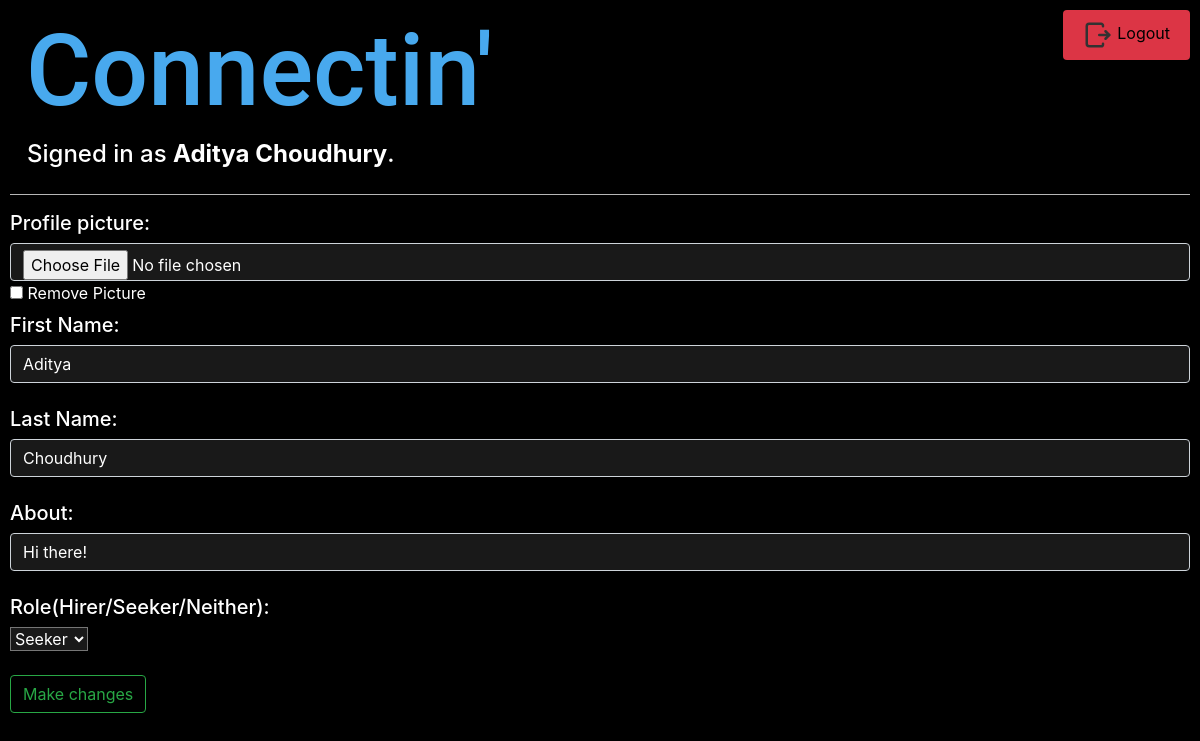
Page /edit (signed in) on the committed database.
### lprofile/models.py (models this page shows, shortened)
class profile1(models.Model):
    profowner=models.ForeignKey(User,on_delete=models.CASCADE,blank=True,null=True,related_name="profowner")
    role=models.CharField(max_length=10,default='Neither')
    profimg=models.ImageField(null=True,blank=True,upload_to="media/profimages")
    cv=models.FileField(null=True,blank=True,upload_to="media/cvfiles")
    about=models.CharField(max_length=300,blank=True)
    follower=models.ManyToManyField(User,related_name="follower",blank=True)
    followers=models.ManyToManyField(User,related_name="followers",blank=True)
    connections=models.ManyToManyField(User,related_name="connections",blank=True)
    requests=models.ManyToManyField(User,related_name="requests",blank=True)

### lprofile/views.py (the view, shortened to what this page needs)
# urls.py: path("edit",views.editprof, name="edit"),
def editprof(request):
    myprof=profile1.objects.get(profowner=request.user)
    if request.method=='GET':
        return render(request,'lprofile/editprof.html',{
            'myprof':myprof
        })

### lprofile/templates/lprofile/editprof.html (shortened to what this page needs)
{% extends "lprofile/layout.html" %}
{% block body %}
    {% if user.is_authenticated %}
        <form action="{% url 'edit' %}" method="POST" enctype="multipart/form-data">
            <h5>Profile picture:</h5>
            <input style="background-color: rgb(25,25,25);color: white;" type="file" class="form-control" name="pic">
            <label>
                <input type="checkbox" name="remove_picture"> Remove Picture
            </label>
            <h5>First Name:</h5>
            <input style="background-color: rgb(25,25,25);color: white;" type="text" class="form-control" name="firstname" value="{{ myprof.profowner.first_name }}"><br>
            <h5>Last Name:</h5>
            <input style="background-color: rgb(25,25,25);color: white;" type="text" class="form-control" name="lastname" value="{{ myprof.profowner.last_name }}"><br>
            <h5>About:</h5>
            <input style="background-color: rgb(25,25,25);color: white;" type="text" class="form-control" name="about" value="{{ myprof.about }}"><br>
            <h5>Role(Hirer/Seeker/Neither):</h5>
            <select style="background-color: rgb(25,25,25);color: white;" id="role" name="role">
                {% if myprof.role == 'Neither' %}
                <option selected>Neither</option>
                <option>Hirer</option>
                <option>Seeker</option>
                {% elif myprof.role == 'Hirer' %}
                <option>Neither</option>
                <option selected>Hirer</option>
                <option>Seeker</option>
                {% elif myprof.role == 'Seeker' %}
                <option selected>Seeker</option>
                {% endif %}
            </select><br>
            <br>
            <button type="submit" class="btn btn-outline-success">Make changes</button>
        </form>
    {% else %}
        <h2 style="text-align: center">Login/Signup first!</h2>
    {% endif %}
{% endblock %}

### lprofile/templates/lprofile/layout.html (shortened to what this page needs)
{% load static %}
<!DOCTYPE html>
<html>
    <head>
        <link rel="stylesheet" href="https://stackpath.bootstrapcdn.com/bootstrap/4.4.1/css/bootstrap.min.css">
        <link rel="stylesheet" href="https://cdnjs.cloudflare.com/ajax/libs/font-awesome/4.7.0/css/font-awesome.min.css">
        <link href="{% static 'lprofile/styles.css' %}" rel="stylesheet">
    </head>
    <body>
        <div style="float: left;">
        <a href="{% url 'index' %}">
            <button style="background-color: black;border: black;">
                <h1 style="padding-left: 10px;font-size: 100px; color:rgb(72, 169, 238); font-family: roboto;">
                    Connectin'
                </h1>
            </button>
        </a>
        <h4 style="padding-left: 17px;">
            {% if user.is_authenticated %}
                Signed in as <strong>{{ user.first_name }} {{ user.last_name }}</strong>.
            {% else %}
                Not signed in.
            {% endif %}
        </h4>
        </div>
        {% if user.is_authenticated %}
            <a href="{% url 'logout' %}" style="padding-top: 20px; padding-right: 20px;">
                <button class="btn btn-danger" style="float: right;color: black;">
                    Logout
                </button>
            </a>
            <br><br><br><br><br><br><br>
            <hr>
        {% endif %}
        {% block body %}
        {% endblock %}
    </body>
</html>

### lprofile/static/lprofile/styles.css (style rules this page uses)
body { padding: 10px; background-color: black; color: white; }
a { color: rgb(65, 188, 222); }
hr { background-color: rgb(203, 203, 203); }
.btn-danger { background-color: #dc3545; color: #ffffff; padding: 10px 20px; font-size: 16px; border: none; border-radius: 4px; cursor: pointer; }

### rows in the picture
profile1: firstname "Aditya", lastname "Choudhury", about "Hi there!", role "Seeker"

### other values in the picture
{{ user.first_name }} "Aditya"
{{ user.last_name }} "Choudhury"
